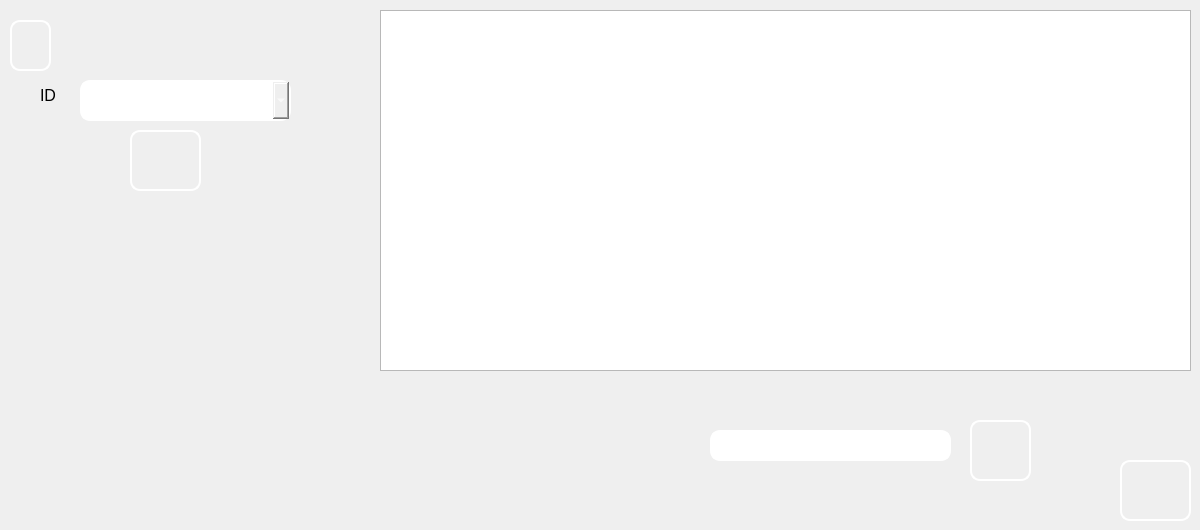
      <widget class="QWidget" name="tab_4">
       <attribute name="title">
        <string>Afficher</string>
       </attribute>
       <widget class="QPushButton" name="pb_rechercher_medicament">
        <property name="geometry">
         <rect>
          <x>970</x>
          <y>420</y>
          <width>61</width>
          <height>61</height>
         </rect>
        </property>
        <property name="styleSheet">
         <string notr="true">background-image: url(:/img/img/loop.JPG);
border-style: solid;
border-color: white;
border-width: 2px;
border-radius: 10px;
color: rgb(255, 255, 255);</string>
        </property>
        <property name="text">
         <string/>
        </property>
       </widget>
       <widget class="QPushButton" name="pb_pdf_medicament">
        <property name="geometry">
         <rect>
          <x>10</x>
          <y>20</y>
          <width>41</width>
          <height>51</height>
         </rect>
        </property>
        <property name="styleSheet">
         <string notr="true">border-style: solid;
background-image: url(:/img/img/1200px-PDF_file_icon.svg.png);
border-color: white;
border-width: 2px;
border-radius: 10px;
color: rgb(255, 255, 255);</string>
        </property>
        <property name="text">
         <string/>
        </property>
       </widget>
       <widget class="QPushButton" name="pb_supprimer_medicament">
        <property name="geometry">
         <rect>
          <x>130</x>
          <y>130</y>
          <width>71</width>
          <height>61</height>
         </rect>
        </property>
        <property name="styleSheet">
         <string notr="true">
background-image: url(:/img/img/ex.jpg);border-style: solid;
border-color: white;
border-width: 2px;
border-radius: 10px;
color: rgb(255, 255, 255);</string>
        </property>
        <property name="text">
         <string/>
        </property>
       </widget>
       <widget class="QLineEdit" name="lineEdit_recherche_med">
        <property name="geometry">
         <rect>
          <x>710</x>
          <y>430</y>
          <width>241</width>
          <height>31</height>
         </rect>
        </property>
        <property name="styleSheet">
         <string notr="true">border-style: solid;
border-color: white;
border-width: 2px;
border-radius: 10px;
color: rgb(255, 255, 255);</string>
        </property>
       </widget>
       <widget class="QTableView" name="tabmedicament">
        <property name="geometry">
         <rect>
          <x>380</x>
          <y>10</y>
          <width>811</width>
          <height>361</height>
         </rect>
        </property>
        <property name="styleSheet">
         <string notr="true">background-image: url(:/images/Sans titre - 1 (1).jpg);</string>
        </property>
       </widget>
       <widget class="QComboBox" name="comboBox">
        <property name="geometry">
         <rect>
          <x>80</x>
          <y>80</y>
          <width>211</width>
          <height>41</height>
         </rect>
        </property>
        <property name="styleSheet">
         <string notr="true">border-style: solid;
border-color: white;
border-width: 2px;
border-radius: 10px;
color: rgb(255, 255, 255);</string>
        </property>
       </widget>
       <widget class="QPushButton" name="pb_pdf_medicament_2">
        <property name="geometry">
         <rect>
          <x>1120</x>
          <y>460</y>
          <width>71</width>
          <height>61</height>
         </rect>
        </property>
        <property name="styleSheet">
         <string notr="true">background-image: url(:/images/stat.jpg);
border-style: solid;
border-color: white;
border-width: 2px;
border-radius: 10px;
color: rgb(255, 255, 255);</string>
        </property>
        <property name="text">
         <string/>
        </property>
       </widget>
       <widget class="QLabel" name="label_43">
        <property name="enabled">
         <bool>false</bool>
        </property>
        <property name="geometry">
         <rect>
          <x>40</x>
          <y>80</y>
          <width>31</width>
          <height>31</height>
         </rect>
        </property>
        <property name="maximumSize">
         <size>
          <width>94</width>
          <height>76</height>
         </size>
        </property>
        <property name="font">
         <font>
          <family>MS Shell Dlg 2</family>
          <pointsize>11</pointsize>
          <weight>50</weight>
          <italic>false</italic>
          <bold>false</bold>
         </font>
        </property>
        <property name="toolTip">
         <string>&lt;html&gt;&lt;head/&gt;&lt;body&gt;&lt;p&gt;ID&lt;/p&gt;&lt;/body&gt;&lt;/html&gt;</string>
        </property>
        <property name="styleSheet">
         <string notr="true">background-image: url(:/img/img/585e4adacb11b227491c3392.png);

color: rgb(0,0,0);
</string>
        </property>
        <property name="text">
         <string>&lt;html&gt;&lt;head/&gt;&lt;body&gt;&lt;p&gt;&lt;span style=&quot; font-size:12pt;&quot;&gt;ID&lt;/span&gt;&lt;/p&gt;&lt;/body&gt;&lt;/html&gt;</string>
        </property>
        <property name="wordWrap">
         <bool>false</bool>
        </property>
       </widget>
       <widget class="QLabel" name="label_17">
        <property name="geometry">
         <rect>
          <x>0</x>
          <y>400</y>
          <width>121</width>
          <height>121</height>
         </rect>
        </property>
        <property name="styleSheet">
         <string notr="true">background-image: url(:/img/img/1024px-Volkswagen_Logo_till_1995.svg.png);</string>
        </property>
        <property name="text">
         <string/>
        </property>
       </widget>
      </widget>
